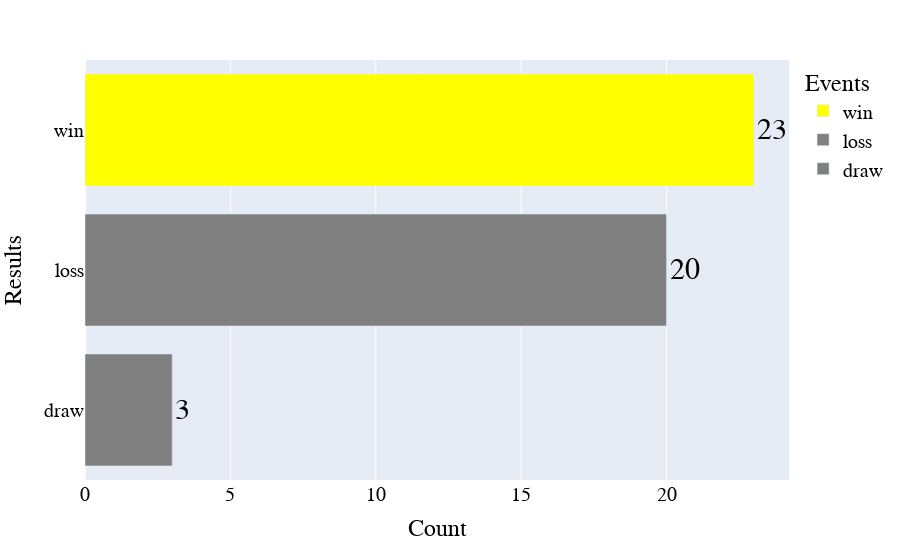

Here is the notebook cell this chart was saved with:
### Code cell
fig1 = px.bar(win_df, x='Counts', y='Events', text='Counts', orientation= 'h' , color='Events',color_discrete_sequence = ["yellow", "grey","grey"])
fig1.update_traces(textposition="outside", textfont=dict(family="verdana, sans-serif", size=30))
fig1.update_layout(
    autosize= True,
    xaxis_title='Count',
    yaxis_title='Results',
    title_font=dict(size=18, family="verdana, sans-serif"),
    font=dict(family="verdana, sans-serif", size = 20, color="Black")
)

### Figure 1 — Plotly figure (JSON) as saved in the notebook; plotly's stock layout.template omitted (floating-point values rounded to 4 significant figures)
{"data": [{"alignmentgroup": "True", "hovertemplate": "Events=%{y}<br>Counts=%{text}<extra></extra>", "legendgroup": "win", "marker": {"color": "yellow", "pattern": {"shape": ""}}, "name": "win", "offsetgroup": "win", "orientation": "h", "showlegend": true, "text": [23], "textfont": {"family": "verdana, sans-serif", "size": 30}, "textposition": "outside", "type": "bar", "x": [23], "xaxis": "x", "y": ["win"], "yaxis": "y"}, {"alignmentgroup": "True", "hovertemplate": "Events=%{y}<br>Counts=%{text}<extra></extra>", "legendgroup": "loss", "marker": {"color": "grey", "pattern": {"shape": ""}}, "name": "loss", "offsetgroup": "loss", "orientation": "h", "showlegend": true, "text": [20], "textfont": {"family": "verdana, sans-serif", "size": 30}, "textposition": "outside", "type": "bar", "x": [20], "xaxis": "x", "y": ["loss"], "yaxis": "y"}, {"alignmentgroup": "True", "hovertemplate": "Events=%{y}<br>Counts=%{text}<extra></extra>", "legendgroup": "draw", "marker": {"color": "grey", "pattern": {"shape": ""}}, "name": "draw", "offsetgroup": "draw", "orientation": "h", "showlegend": true, "text": [3], "textfont": {"family": "verdana, sans-serif", "size": 30}, "textposition": "outside", "type": "bar", "x": [3], "xaxis": "x", "y": ["draw"], "yaxis": "y"}], "layout": {"autosize": true, "barmode": "relative", "font": {"color": "Black", "family": "verdana, sans-serif", "size": 20}, "legend": {"title": {"text": "Events"}, "tracegroupgap": 0}, "margin": {"t": 60}, "title": {"font": {"family": "verdana, sans-serif", "size": 18}}, "xaxis": {"anchor": "y", "domain": [0, 1], "title": {"text": "Count"}}, "yaxis": {"anchor": "x", "categoryarray": ["draw", "loss", "win"], "categoryorder": "array", "domain": [0, 1], "title": {"text": "Results"}}}}
